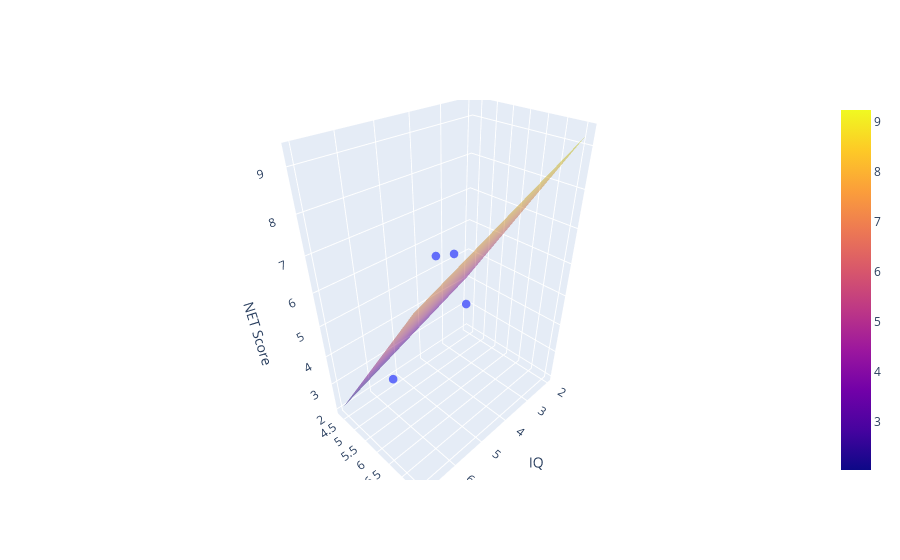

Notebook source saved alongside this figure:
### Code cell
import plotly.graph_objects as go

fig = go.Figure()

# Scatter points
fig.add_trace(go.Scatter3d(
    x=df['iq'],
    y=df['cgpa'],
    z=df['NET_score'],
    mode='markers',
    marker=dict(size=5)
))

# Regression plane
fig.add_trace(go.Surface(
    x=X_grid,
    y=Y_grid,
    z=Z,
    opacity=0.5
))

fig.update_layout(
    scene=dict(
        xaxis_title="IQ",
        yaxis_title="CGPA",
        zaxis_title="NET Score"
    )
)

fig.show()

### Figure 1 — Plotly figure (JSON) as saved in the notebook; plotly's stock layout.template omitted (floating-point values rounded to 4 significant figures; data arrays with more than 128 entries replaced by an {"elided": "..."} marker saying what was removed)
{"data": [{"marker": {"size": 5}, "mode": "markers", "type": "scatter3d", "x": [4, 6, 7, 2], "y": [5.0, 7.6, 6.8, 4.3], "z": [6, 8, 5, 3]}, {"opacity": 0.5, "type": "surface", "x": {"elided": "20x20 float values"}, "y": {"elided": "20x20 float values"}, "z": {"elided": "20x20 float values"}}], "layout": {"scene": {"xaxis": {"title": {"text": "IQ"}}, "yaxis": {"title": {"text": "CGPA"}}, "zaxis": {"title": {"text": "NET Score"}}}}}
